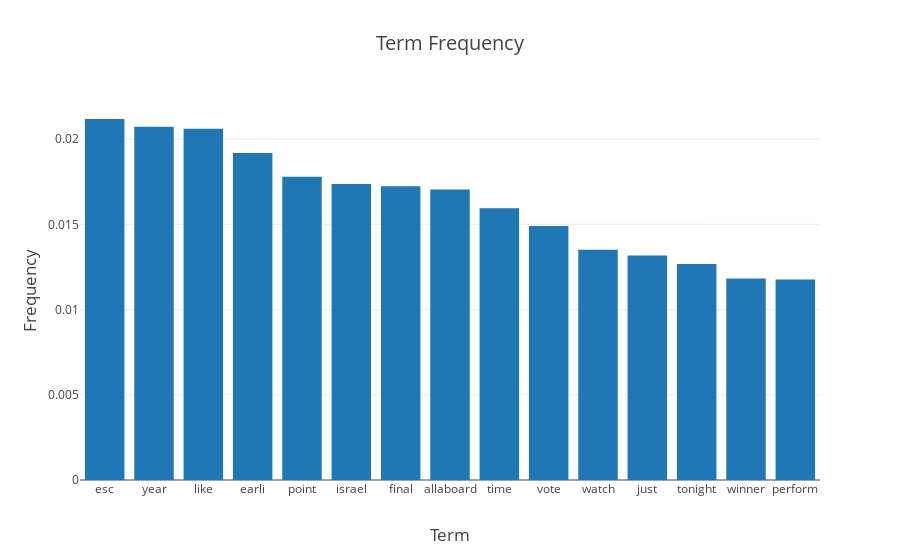

Notebook cell for this chart:
### Code cell
data = [go.Bar(
            x=tfidf['term'][:15],
            y=tfidf['weight'][:15]
    )]

layout = go.Layout(
    autosize = False,
    title = "Term Frequency",
    yaxis=dict(
        title='Frequency',
        titlefont=dict(
            size=17,
        )
    ),
   
    xaxis = dict(
        title='Term',
        titlefont=dict(
            size=17,
        )
    )
)
fig = go.Figure(data=data, layout=layout)
fig['layout'].update(titlefont=dict(size=20))
iplot(fig)

### Figure 1 — Plotly figure (JSON) as saved in the notebook; plotly's stock layout.template omitted (floating-point values rounded to 4 significant figures)
{"data": [{"type": "bar", "x": ["esc", "year", "like", "earli", "point", "israel", "final", "allaboard", "time", "vote", "watch", "just", "tonight", "winner", "perform"], "y": [0.02118, 0.02072, 0.02061, 0.01918, 0.01779, 0.01736, 0.01723, 0.01704, 0.01594, 0.0149, 0.0135, 0.01318, 0.01267, 0.01182, 0.01176]}], "layout": {"autosize": false, "title": "Term Frequency", "titlefont": {"size": 20}, "xaxis": {"title": "Term", "titlefont": {"size": 17}}, "yaxis": {"title": "Frequency", "titlefont": {"size": 17}}}}
